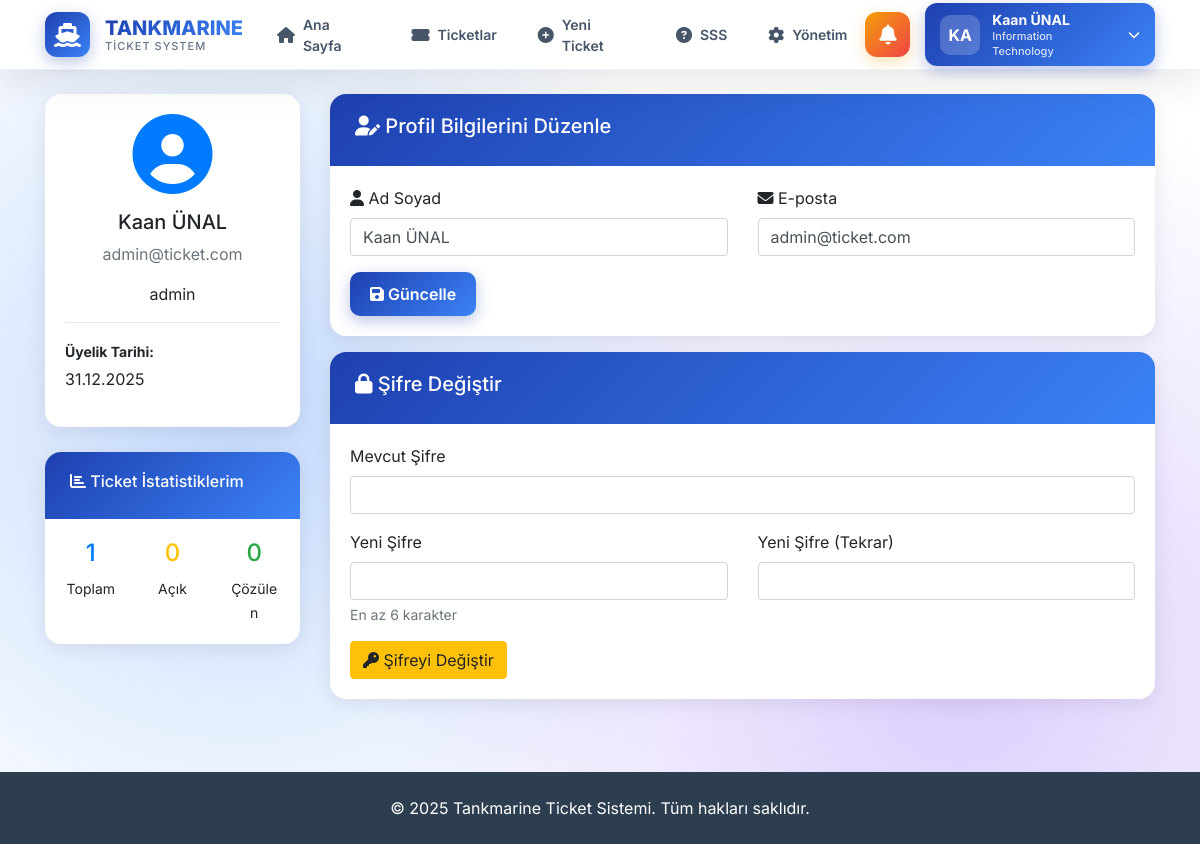
The app's page /profile.php (signed in) with its own data.
### tables this page shows
CREATE TABLE `users` (
  `id` int(11) NOT NULL,
  `name` varchar(100) NOT NULL,
  `email` varchar(100) NOT NULL,
  `password` varchar(255) NOT NULL,
  `role` enum('admin','manager','user') DEFAULT 'user',
  `department` varchar(50) DEFAULT 'genel',
  `created_at` timestamp NOT NULL DEFAULT current_timestamp()
);

### config.php (called while the page is built, shortened)
<?php
function getRoleBadge($role)
{
    $badges = [
        'admin' => '<span class="badge badge-danger">Admin</span>',
        'manager' => '<span class="badge badge-warning">Yönetici</span>',
        'user' => '<span class="badge badge-info">Kullanıcı</span>'
    ];
    return $badges[$role] ?? $role;
}
function sanitize($data)
{
    return htmlspecialchars($data, ENT_QUOTES, 'UTF-8');
}

### profile.php (the view, shortened to what this page needs)
<?php
require_once 'config.php';
$userId = getUserId();
$stmt = $pdo->prepare("SELECT * FROM users WHERE id = ?");
$stmt->execute([$userId]);
$user = $stmt->fetch();
$stmt = $pdo->prepare("SELECT
    COUNT(*) as total,
    SUM(CASE WHEN status = 'open' THEN 1 ELSE 0 END) as open,
    SUM(CASE WHEN status = 'completed' THEN 1 ELSE 0 END) as completed
FROM tickets WHERE user_id = ?");
$stmt->execute([$userId]);
$ticket_stats = $stmt->fetch();
include 'header.php';
?>
<div class="container mt-4">
    <div class="row">
        <div class="col-md-3">
            <div class="card">
                <div class="card-body text-center">
                    <i class="fas fa-user-circle fa-5x text-primary mb-3"></i>
                    <h5><?php echo sanitize($user['name']); ?></h5>
                    <p class="text-muted"><?php echo sanitize($user['email']); ?></p>
                    <?php echo getRoleBadge($user['role']); ?>
                    <hr>
                    <div class="text-left">
                        <p class="mb-1"><small><strong>Üyelik Tarihi:</strong></small></p>
                        <p><?php echo date('d.m.Y', strtotime($user['created_at'])); ?></p>
                    </div>
                </div>
            </div>
            <div class="card mt-3">
                <div class="card-header">
                    <h6><i class="fas fa-chart-bar"></i> Ticket İstatistiklerim</h6>
                </div>
                <div class="card-body">
                    <div class="row text-center">
                        <div class="col-4">
                            <h4 class="text-primary"><?php echo $ticket_stats['total']; ?></h4>
                            <small>Toplam</small>
                        </div>
                        <div class="col-4">
                            <h4 class="text-warning"><?php echo $ticket_stats['open']; ?></h4>
                            <small>Açık</small>
                        </div>
                        <div class="col-4">
                            <h4 class="text-success"><?php echo $ticket_stats['completed']; ?></h4>
                            <small>Çözülen</small>
                        </div>
                    </div>
                </div>
            </div>
        </div>
        <div class="col-md-9">
            <div class="card mb-3">
                <div class="card-header">
                    <h5><i class="fas fa-user-edit"></i> Profil Bilgilerini Düzenle</h5>
                </div>
                <div class="card-body">
                    <form method="POST" action="">
                        <div class="row">
                            <div class="col-md-6">
                                <div class="form-group">
                                    <label><i class="fas fa-user"></i> Ad Soyad</label>
                                    <input type="text" name="name" class="form-control"
                                           value="<?php echo sanitize($user['name']); ?>" required>
                                </div>
                            </div>
                            <div class="col-md-6">
                                <div class="form-group">
                                    <label><i class="fas fa-envelope"></i> E-posta</label>
                                    <input type="email" name="email" class="form-control"
                                           value="<?php echo sanitize($user['email']); ?>" required>
                                </div>
                            </div>
                        </div>
                        <button type="submit" name="update_profile" class="btn btn-primary">
                            <i class="fas fa-save"></i> Güncelle
                        </button>
                    </form>
                </div>
            </div>
            <div class="card">
                <div class="card-header">
                    <h5><i class="fas fa-lock"></i> Şifre Değiştir</h5>
                </div>
                <div class="card-body">
                    <form method="POST" action="">
                        <div class="form-group">
                            <label>Mevcut Şifre</label>
                            <input type="password" name="current_password" class="form-control" required>
                        </div>
                        <div class="row">
                            <div class="col-md-6">
                                <div class="form-group">
                                    <label>Yeni Şifre</label>
                                    <input type="password" name="new_password" class="form-control" required>
                                    <small class="form-text text-muted">En az 6 karakter</small>
                                </div>
                            </div>
                            <div class="col-md-6">
                                <div class="form-group">
                                    <label>Yeni Şifre (Tekrar)</label>
                                    <input type="password" name="confirm_password" class="form-control" required>
                                </div>
                            </div>
                        </div>
                        <button type="submit" name="change_password" class="btn btn-warning">
                            <i class="fas fa-key"></i> Şifreyi Değiştir
                        </button>
                    </form>
                </div>
            </div>
        </div>
    </div>
</div>
<?php include 'footer.php'; ?>

### header.php (style rules this page uses)
:root { --primary: #1e40af; --primary-dark: #1e3a8a; --secondary: #3b82f6; --accent: #60a5fa; --dark: #0f172a; --light: #f8fafc; --header-height: 70px; }
* { font-family: 'Inter', sans-serif; }
body { background-attachment: fixed; padding-top: var(--header-height); min-height: 100vh; }
body::before { content: ''; position: fixed; top: 0; left: 0; right: 0; bottom: 0; background: radial-gradient(circle at 20% 50%, rgba(59, 130, 246, 0.3) 0%, transparent 50%), radial-gradient(circle at 80% 80%, rgba(139, 92, 246, 0.3) 0%, transparent 50%); z-index: -1; }
.container-fluid, .container { background: transparent; }
.card { background: white; border: none; border-radius: 16px; box-shadow: 0 5px 20px rgba(0, 0, 0, 0.08); margin-bottom: 25px; overflow: hidden; }
.card-header { background: linear-gradient(135deg, var(--primary) 0%, var(--secondary) 100%); color: white; border: none; padding: 20px 25px; font-weight: 700; }
.btn-primary { background: linear-gradient(135deg, var(--primary) 0%, var(--secondary) 100%); border: none; border-radius: 10px; padding: 10px 20px; font-weight: 600; box-shadow: 0 5px 15px rgba(30, 64, 175, 0.3); transition: all 0.3s ease; }

### records on screen
users: name "Kaan ÜNAL", email "admin@ticket.com", role "admin", created_at "31.12.2025"

### other values on screen
substr($_SESSION['user_name'], 0, 2) "KA"
$_SESSION['user_name'] "Kaan ÜNAL"
getDepartmentName($_SESSION['department']) "Information Technology"
$ticket_stats['total'] "1"
$ticket_stats['open'] "0"
$ticket_stats['completed'] "0"
SITE_NAME "Tankmarine Ticket Sistemi"
